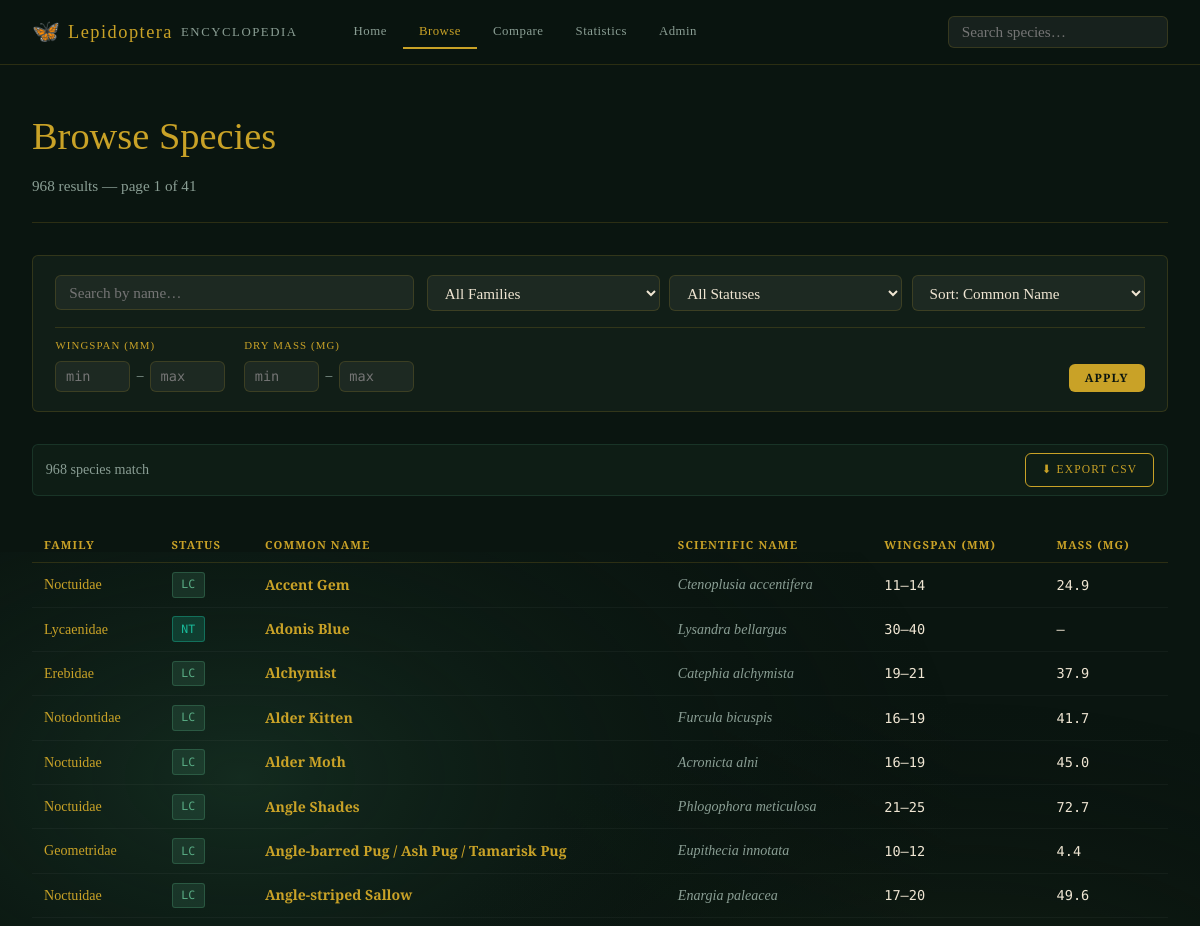
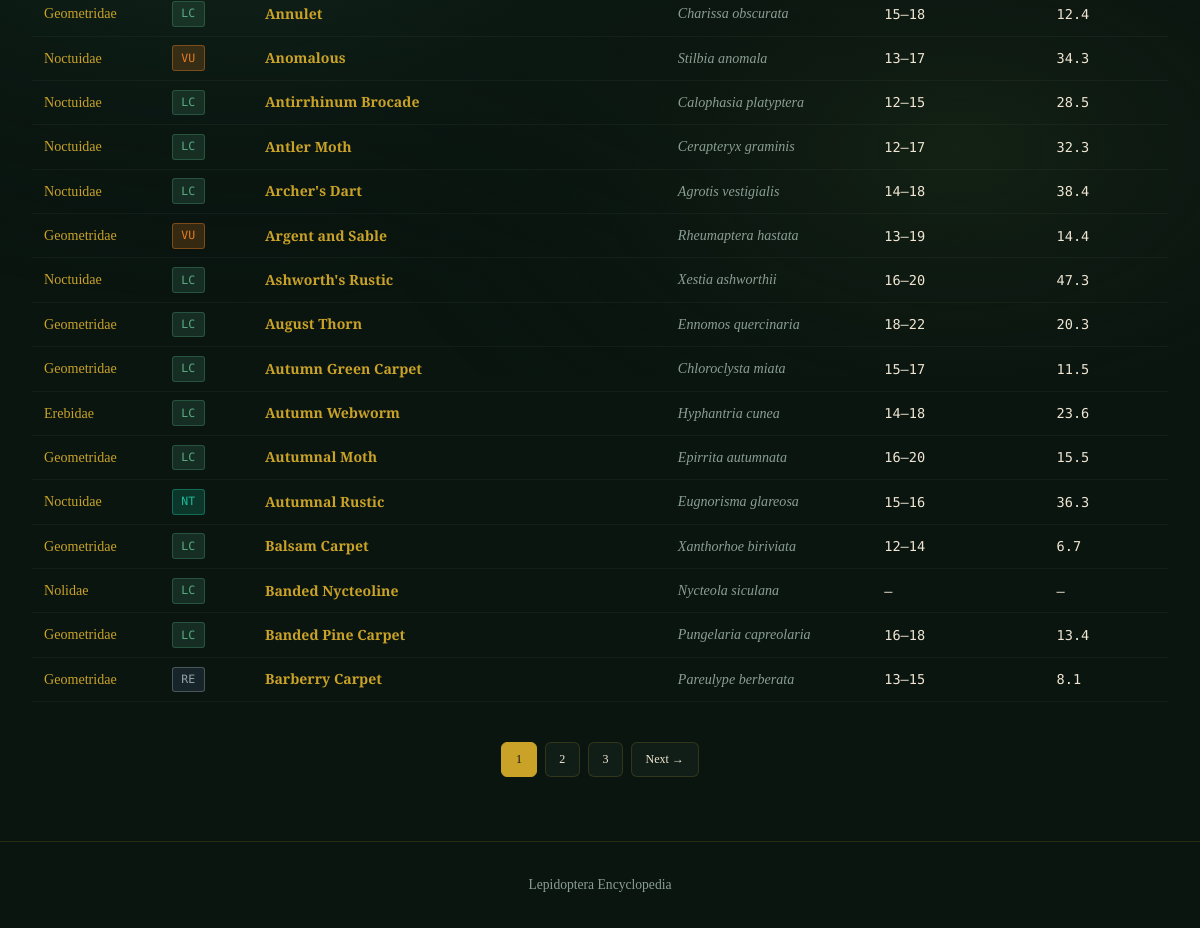
Screenshot of /browse with the database file from the repository (2 pictures, top to bottom).
### tables this page shows
CREATE TABLE species (
            id                  INTEGER PRIMARY KEY AUTOINCREMENT,
            scientific_name     TEXT    NOT NULL UNIQUE,
            common_name         TEXT,
            family_id           INTEGER NOT NULL REFERENCES families(id),
            status_code         TEXT    NOT NULL REFERENCES conservation_status(code),
            span_min_mm         REAL,
            span_max_mm         REAL,
            dry_mass_mg         REAL,
            months_to_adult     INTEGER
        , wiki_image_url TEXT);

CREATE TABLE families (
            id          INTEGER PRIMARY KEY AUTOINCREMENT,
            name        TEXT    NOT NULL UNIQUE
        );

### app.py (the view)
@app.route("/browse")
def browse():
    db = get_db()
    q        = request.args.get("q", "").strip()
    family   = request.args.get("family", "")
    status   = request.args.get("status", "")
    sort     = request.args.get("sort", "name")
    page     = max(1, int(request.args.get("page", 1)))
    per_page = 24
    span_min = request.args.get("span_min", type=float)
    span_max = request.args.get("span_max", type=float)
    mass_min = request.args.get("mass_min", type=float)
    mass_max = request.args.get("mass_max", type=float)
    where, params = ["1=1"], []
    if q:
        where.append("(s.scientific_name LIKE ? OR s.common_name LIKE ?)")
        params += [f"%{q}%", f"%{q}%"]
    if family:
        where.append("f.name = ?");  params.append(family)
    if status:
        where.append("s.status_code = ?");  params.append(status)
    if span_min is not None:
        where.append("s.span_min_mm >= ?"); params.append(span_min)
    if span_max is not None:
        where.append("s.span_max_mm <= ?"); params.append(span_max)
    if mass_min is not None:
        where.append("s.dry_mass_mg >= ?"); params.append(mass_min)
    if mass_max is not None:
        where.append("s.dry_mass_mg <= ?"); params.append(mass_max)
    order_map = {
        "name": "s.common_name COLLATE NOCASE",
        "sci":  "s.scientific_name COLLATE NOCASE",
        "span": "s.span_max_mm DESC",
        "mass": "s.dry_mass_mg DESC",
        "dev":  "s.months_to_adult DESC",
    }
    order_clause = order_map.get(sort, "s.common_name COLLATE NOCASE")
    base_sql = f"""
        FROM species s
        JOIN families f ON f.id = s.family_id
        JOIN conservation_status cs ON cs.code = s.status_code
        WHERE {' AND '.join(where)}
    """
    total_rows  = db.execute("SELECT COUNT(*) " + base_sql, params).fetchone()[0]
    total_pages = max(1, math.ceil(total_rows / per_page))
    page        = min(page, total_pages)
    offset      = (page - 1) * per_page
    rows = db.execute(
        "SELECT s.id, s.scientific_name, s.common_name, f.name AS family, "
        "s.status_code, cs.description AS status_desc, "
        "s.span_min_mm, s.span_max_mm, s.dry_mass_mg, s.months_to_adult "
        + base_sql + f" ORDER BY {order_clause} LIMIT ? OFFSET ?",
        params + [per_page, offset]
    ).fetchall()
    return render_template("browse.html",
        species=rows, total=total_rows, page=page, total_pages=total_pages,
        per_page=per_page, q=q, family=family, status=status, sort=sort,
        span_min=span_min, span_max=span_max, mass_min=mass_min, mass_max=mass_max,
        families=_families(), statuses=_statuses())

### app.py (called while the page is built)
def get_db():
    if "db" not in g:
        g.db = sqlite3.connect(DB_PATH)
        g.db.row_factory = sqlite3.Row
        g.db.execute("PRAGMA foreign_keys = ON")
    return g.db

def _families():
    return get_db().execute("SELECT id, name FROM families ORDER BY name").fetchall()

def _statuses():
    return get_db().execute(
        "SELECT code, description FROM conservation_status ORDER BY severity"
    ).fetchall()

### templates/browse.html (shortened to what this page needs)
{% extends "base.html" %}
{% block content %}
<div class="page-header">
  <h1 class="page-title">Browse Species</h1>
  <p class="page-sub">{{ total }} result{{ 's' if total != 1 }} &mdash; page {{ page }} of {{ total_pages }}</p>
</div>
<form class="filter-bar" method="get" action="/browse" id="browseForm">
  <div class="filter-row-top">
    <div class="filter-search">
      <input type="text" name="q" value="{{ q }}" placeholder="Search by name…" class="filter-input">
    </div>
    <div class="filter-selects">
      <select name="family" class="filter-select">
        <option value="">All Families</option>
      </select>
      <select name="status" class="filter-select">
        <option value="">All Statuses</option>
      </select>
      <select name="sort" class="filter-select">
        <option value="name"  {% if sort=='name'  %}selected{% endif %}>Sort: Common Name</option>
      </select>
    </div>
  </div>
  <div class="filter-row-ranges">
    <div class="range-group">
      <label class="range-label">Wingspan (mm)</label>
      <div class="range-inputs">
        <input class="range-input" type="number" name="span_min" placeholder="min"
               value="{{ span_min if span_min is not none else '' }}" min="5" max="93" step="1">
        <span class="range-sep">–</span>
        <input class="range-input" type="number" name="span_max" placeholder="max"
               value="{{ span_max if span_max is not none else '' }}" min="5" max="93" step="1">
      </div>
    </div>
    <div class="range-group">
      <label class="range-label">Dry Mass (mg)</label>
      <div class="range-inputs">
        <input class="range-input" type="number" name="mass_min" placeholder="min"
               value="{{ mass_min if mass_min is not none else '' }}" min="0" max="1500" step="1">
        <span class="range-sep">–</span>
        <input class="range-input" type="number" name="mass_max" placeholder="max"
               value="{{ mass_max if mass_max is not none else '' }}" min="0" max="1500" step="1">
      </div>
    </div>
    <div class="filter-actions">
      <button type="submit" class="btn btn-primary btn-sm">Apply</button>
    </div>
  </div>
</form>
{% if total > 0 %}
<div class="export-bar">
  <span class="export-info">{{ total }} species match</span>
  <a href="/export/csv?q={{ q }}&family={{ family }}&status={{ status }}"
     class="btn btn-ghost btn-sm">⬇ Export CSV</a>
</div>
{% endif %}
{% if species %}
<div class="table-scroll" style="margin-top: 2rem;">
  <table class="data-table">
    <thead>
      <tr>
        <th>Family</th>
        <th>Status</th>
        <th>Common Name</th>
        <th>Scientific Name</th>
        <th>Wingspan (mm)</th>
        <th>Mass (mg)</th>
      </tr>
    </thead>
    <tbody>
      {% for sp in species %}
      <tr>
        <td><a href="/family/{{ sp.family }}" class="inline-link">{{ sp.family }}</a></td>
        <td><span class="status-badge status-{{ sp.status_code | replace(' ', '-') | replace('(', '') | replace(')', '') }}">{{ sp.status_code }}</span></td>
        <td><a href="/species/{{ sp.id }}" class="inline-link" style="font-weight: 600;">{{ sp.common_name or '—' }}</a></td>
        <td style="color: #a0aab0;"><em>{{ sp.scientific_name }}</em></td>
        <td class="mono">
          {% if sp.span_min_mm and sp.span_max_mm %}
            {{ sp.span_min_mm|int }}–{{ sp.span_max_mm|int }}
          {% else %}
            —
          {% endif %}
        </td>
        <td class="mono">
          {% if sp.dry_mass_mg %}
            {{ sp.dry_mass_mg|round(1) }}
          {% else %}
            —
          {% endif %}
        </td>
      </tr>
      {% endfor %}
    </tbody>
  </table>
</div>
<div class="pagination">
  {% for p in range([1, page-2]|max, [total_pages+1, page+3]|min) %}
  <a href="?q={{ q }}&family={{ family }}&status={{ status }}&sort={{ sort }}&page={{ p }}"
     class="page-btn {% if p == page %}active{% endif %}">{{ p }}</a>
  {% endfor %}
  {% if page < total_pages %}
  <a href="?q={{ q }}&family={{ family }}&status={{ status }}&sort={{ sort }}&page={{ page+1 }}" class="page-btn">Next →</a>
  {% endif %}
</div>
{% else %}
<div class="empty-state">
  <span>🔍</span>
  <p>No species matched your filters.</p>
  <a href="/browse" class="btn btn-ghost">Reset Filters</a>
</div>
{% endif %}
{% endblock %}

### rows the page displays
species: family "Noctuidae", status_code "LC", common_name "Accent Gem", scientific_name "Ctenoplusia accentifera", span_min_mm "11", span_max_mm "14", dry_mass_mg "24.9"
species: family "Lycaenidae", status_code "NT", common_name "Adonis Blue", scientific_name "Lysandra bellargus", span_min_mm "30", span_max_mm "40"
species: family "Erebidae", status_code "LC", common_name "Alchymist", scientific_name "Catephia alchymista", span_min_mm "19", span_max_mm "21", dry_mass_mg "37.9"
species: family "Notodontidae", status_code "LC", common_name "Alder Kitten", scientific_name "Furcula bicuspis", span_min_mm "16", span_max_mm "19", dry_mass_mg "41.7"
species: family "Noctuidae", status_code "LC", common_name "Alder Moth", scientific_name "Acronicta alni", span_min_mm "16", span_max_mm "19", dry_mass_mg "45.0"
species: family "Noctuidae", status_code "LC", common_name "Angle Shades", scientific_name "Phlogophora meticulosa", span_min_mm "21", span_max_mm "25", dry_mass_mg "72.7"
species: family "Geometridae", status_code "LC", common_name "Angle-barred Pug / Ash Pug / Tamarisk Pug", scientific_name "Eupithecia innotata", span_min_mm "10", span_max_mm "12", dry_mass_mg "4.4"
species: family "Noctuidae", status_code "LC", common_name "Angle-striped Sallow", scientific_name "Enargia paleacea", span_min_mm "17", span_max_mm "20", dry_mass_mg "49.6"
species: family "Geometridae", status_code "LC", common_name "Annulet", scientific_name "Charissa obscurata", span_min_mm "15", span_max_mm "18", dry_mass_mg "12.4"
species: family "Noctuidae", status_code "VU", common_name "Anomalous", scientific_name "Stilbia anomala", span_min_mm "13", span_max_mm "17", dry_mass_mg "34.3"
species: family "Noctuidae", status_code "LC", common_name "Antirrhinum Brocade", scientific_name "Calophasia platyptera", span_min_mm "12", span_max_mm "15", dry_mass_mg "28.5"
species: family "Noctuidae", status_code "LC", common_name "Antler Moth", scientific_name "Cerapteryx graminis", span_min_mm "12", span_max_mm "17", dry_mass_mg "32.3"
species: family "Noctuidae", status_code "LC", common_name "Archer's Dart", scientific_name "Agrotis vestigialis", span_min_mm "14", span_max_mm "18", dry_mass_mg "38.4"
species: family "Geometridae", status_code "VU", common_name "Argent and Sable", scientific_name "Rheumaptera hastata", span_min_mm "13", span_max_mm "19", dry_mass_mg "14.4"
species: family "Noctuidae", status_code "LC", common_name "Ashworth's Rustic", scientific_name "Xestia ashworthii", span_min_mm "16", span_max_mm "20", dry_mass_mg "47.3"
species: family "Geometridae", status_code "LC", common_name "August Thorn", scientific_name "Ennomos quercinaria", span_min_mm "18", span_max_mm "22", dry_mass_mg "20.3"
species: family "Geometridae", status_code "LC", common_name "Autumn Green Carpet", scientific_name "Chloroclysta miata", span_min_mm "15", span_max_mm "17", dry_mass_mg "11.5"
species: family "Erebidae", status_code "LC", common_name "Autumn Webworm", scientific_name "Hyphantria cunea", span_min_mm "14", span_max_mm "18", dry_mass_mg "23.6"
species: family "Geometridae", status_code "LC", common_name "Autumnal Moth", scientific_name "Epirrita autumnata", span_min_mm "16", span_max_mm "20", dry_mass_mg "15.5"
species: family "Noctuidae", status_code "NT", common_name "Autumnal Rustic", scientific_name "Eugnorisma glareosa", span_min_mm "15", span_max_mm "16", dry_mass_mg "36.3"
species: family "Geometridae", status_code "LC", common_name "Balsam Carpet", scientific_name "Xanthorhoe biriviata", span_min_mm "12", span_max_mm "14", dry_mass_mg "6.7"
species: family "Nolidae", status_code "LC", common_name "Banded Nycteoline", scientific_name "Nycteola siculana"
species: family "Geometridae", status_code "LC", common_name "Banded Pine Carpet", scientific_name "Pungelaria capreolaria", span_min_mm "16", span_max_mm "18", dry_mass_mg "13.4"
species: family "Geometridae", status_code "RE", common_name "Barberry Carpet", scientific_name "Pareulype berberata", span_min_mm "13", span_max_mm "15", dry_mass_mg "8.1"

### other values shown
{{ total }} "968"
{{ 's' if total != 1 }} "s"
{{ page }} "1"
{{ total_pages }} "41"
{{ p }} "1" "2" "3"
